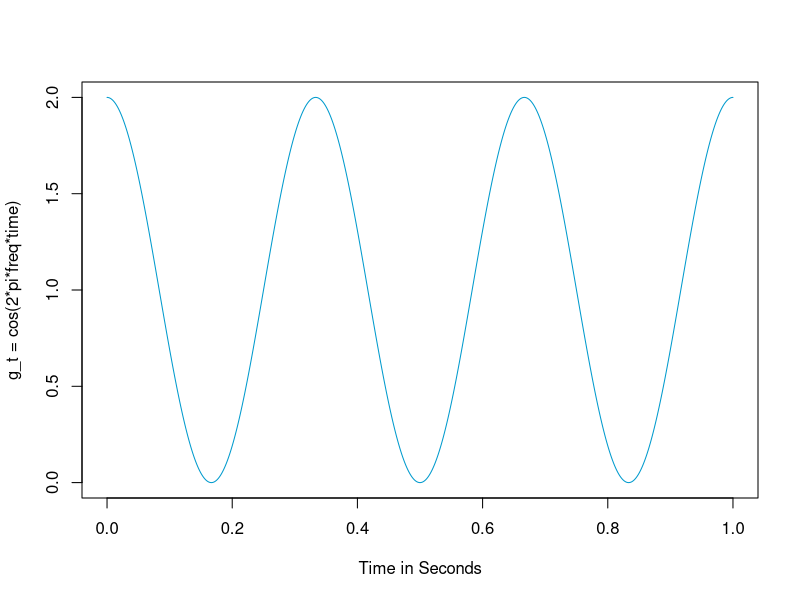
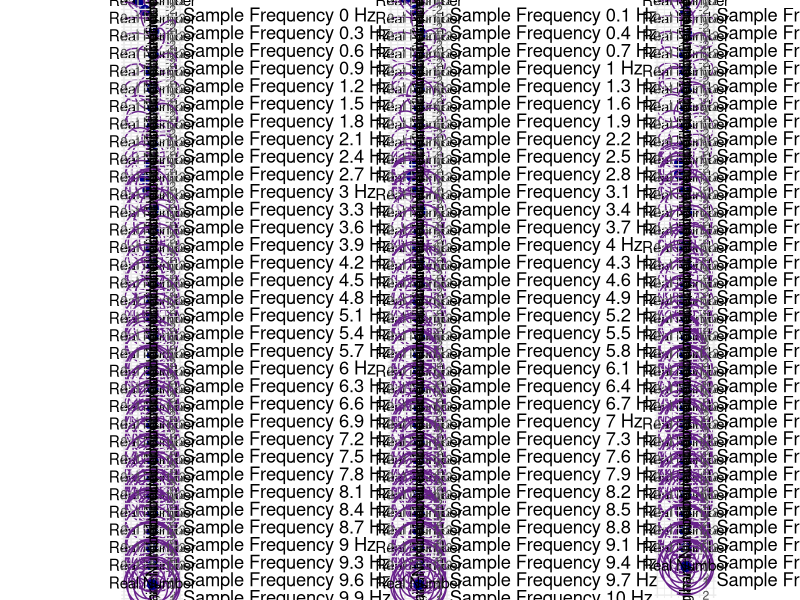
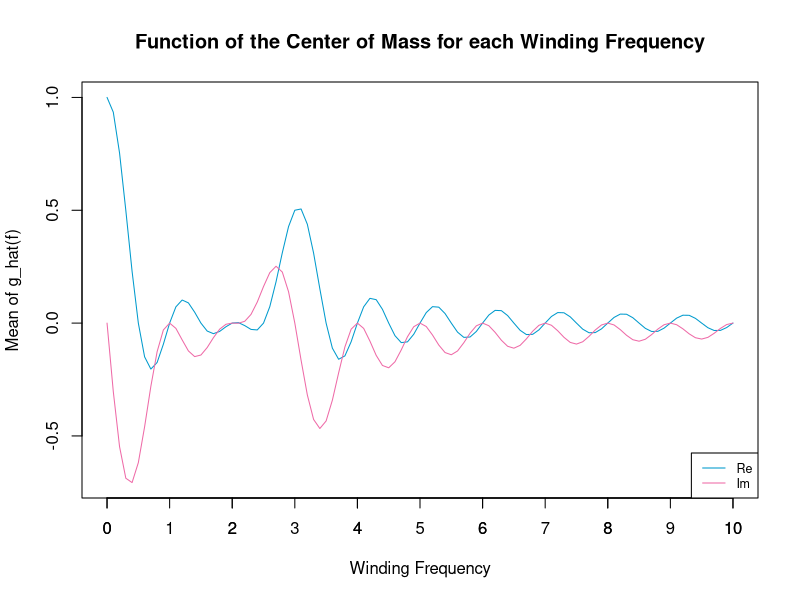

The R script that drew these images, in order:
## ---- chunk 1
# Load libraries:
#install.packages("gridExtra")
library(gridExtra) # for grid.arrange()
#install.packages("ggplot2") # or tidyverse
library(ggplot2)   # for ggplot()


# Define the time as a frequency with a certain precision of points (by=):
time = seq(0,1,by=.0001) # This sets Hz as unit of frequency

# Define wave frequency 
freq = 3 # == 3 Hz

# Winding / sampling frequency
samp_f = seq(0,10, by = .1) # from zero to 10 in steps of .1
length(samp_f) # length 101, so we will only plot up to 9.9 Hz winding freq (same in the python script)

# Set complex number:
i = complex(real = 0, imaginary = 1) # beware to NOT USE "i" as index variable in a for loop from now on!!

# Cos wave Definition. cos() for all time multiplied by frequency of the cos() wave and 2*pi 
# for radians period, i.e. normalized time in unit of Hz. 

# This cosine wave is used in the python script creates a circle when samp_f == freq:
# g_t = cos(2*pi*freq*time) 

# This cosine wave is used in the 3blue1brown video, shifted upwards, 
# creates dented circle at samp_f == freq
g_t = cos(2*pi*freq*time) + 1 

# More than one frequency
#freq1 = 3; freq2 = 6
#amp1 = 1 ; amp2 = 1
#g_t = amp1*cos(2*pi*freq1*time) + amp1*cos(2*pi*freq2*time) 

# Plot cosine wave:
plot(x = time, y = g_t, type = "l", xlab = "Time in Seconds", 
                                    ylab = "g_t = cos(2*pi*freq*time)", 
                                    col = "deepskyblue3")


## ---- chunk 2
# Plot all 101 plots. Use the arrows to mimic a gif of the transition, using different sampling 
# frequencies. Using for loop for the plotting:

# Initialize list for storing plots (used for Rmarkdown version):
plots = list()

# Min max of each Re and Im for flexible plotting routines (limiting the y- and x-axis of a plot):
min_max = matrix(0, ncol = 4, nrow = length(samp_f))
for(index in 1:length(samp_f)){
  min_max[index,1] = min(Re(g_t*exp(-2*pi*i*samp_f[index]*time)))
  min_max[index,2] = min(Im(g_t*exp(-2*pi*i*samp_f[index]*time)))
  min_max[index,3] = max(Re(g_t*exp(-2*pi*i*samp_f[index]*time)))
  min_max[index,4] = max(Im(g_t*exp(-2*pi*i*samp_f[index]*time)))
} # End for index

# Matrix for all the means of g_hat for Re and Im:
g_hat_mean = matrix(0, ncol = 2, nrow = length(samp_f))
  
# Mean of Re and Im for plot of the center of mass further below
for(index in 1:length(samp_f)){
  g_hat_mean[index,1] = Re(mean(g_t*exp(-2*pi*i*samp_f[index]*time)))
  g_hat_mean[index,2] = Im(mean(g_t*exp(-2*pi*i*samp_f[index]*time)))
} # End for index

# Turn into data.frame:
g_hat_mean_df = as.data.frame(g_hat_mean)
colnames(g_hat_mean_df) = c("Re","Im")

# Set up list, otherwise plotting is not possible using ggplot via a loop:
plots = list()

for(index in 1:length(samp_f)){ # don't call index "i" when "i" was defined 
                                # above as a constant variable!!!
  # Create data frame with coordinates of wound up function for respective samp_f[index]:
  data = as.data.frame(cbind(Re(g_t*exp(-2*pi*i*samp_f[index]*time)), 
                             Im(g_t*exp(-2*pi*i*samp_f[index]*time))))
  
  # Adjust colnames:
  colnames(data) = c("Re","Im")
  
  # Extract coordinates for point of central mass:
  point = g_hat_mean_df[index,]
  
  # Plot via ggplot:
  plots[[index]] =  ggplot(data, aes(x = Re, y = Im)) +
    geom_path(color = "darkorchid4") +  # Color for line of the plot
    geom_point(data = point, aes(x = Re, y = Im), # add point of central mass
               color = "darkblue", size = 3) +  # color and size of the point
    labs(title = paste("Sample Frequency", samp_f[index], "Hz"), 
         x = "Real Number", y = "Imaginary Number") +
    xlim(c(min(min_max[,1]),max(min_max[,3]))) +  # making sure that plot is not out of bounds
    ylim(c(min(min_max[,2]),max(min_max[,4]))) +  # and not just centralized
    theme(aspect.ratio = 1,plot.title = element_text(size=5), 
          plot.margin = margin(t = 10, r = 10, b = 10, l = 10, unit = "pt"))+ 
    coord_fixed(ratio = 1)+
    theme_minimal()# white instead of grey background
     
    
} # End for index

# Plot grid of plots:
grid.arrange(grobs = plots, ncol = 3)

## ---- chunk 3
# Matrix for all the means of g_hat for Re and Im:
  g_hat_mean = matrix(0, ncol = 2, nrow = length(samp_f))
  
  # Mean of Re and Im for plot of the center of mass further below
  for(index in 1:length(samp_f)){
    g_hat_mean[index,1] = Re(mean(g_t*exp(-2*pi*i*samp_f[index]*time)))
    g_hat_mean[index,2] = Im(mean(g_t*exp(-2*pi*i*samp_f[index]*time)))
  } # End for index
  
  # Function of the center of mass of the wound up graph, peaking at the 
  # frequency or frequencies of the initial cosine wave!
  plot(x = samp_f, y = g_hat_mean[,1], type ="l",   # plot of mean(Re)
       xlab = "Winding Frequency",  # rename labels
       ylab = "Mean of g_hat(f)",
       main = "Function of the Center of Mass for each Winding Frequency",
       col = "deepskyblue3", ylim = c(min(min(g_hat_mean[,1]),min(g_hat_mean[,2])), 
                                      max(max(g_hat_mean[,1]),max(g_hat_mean[,2]))))
  lines(x = samp_f, y = g_hat_mean[,2], type = "l", col = "hotpink2") # Add mean(Im) to plot
  axis(1, at = seq(min(samp_f),max(samp_f), by = 1)) # Adjust x-axis tick mark (every integer step)
  legend("bottomright",legend = c("Re","Im"),               # add legend
         col = c("deepskyblue3","hotpink2"),  # legend line color
         lty = 1,   # line type of legend (corresponding to plot)
         cex = .75) # size of legend in ratio to standard size
  
